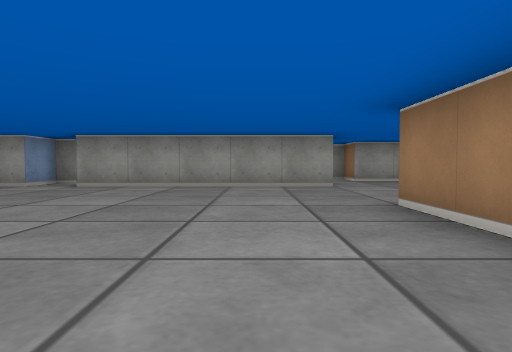
[1] (above)

24 first-person views from a walk through a cub3D ray-caster map. The camera is about half as high as the walls, tilts 2° down and sees 75° across. The floor is counted in squares. Each view is taken from the middle of a square. On the plan, view 1 faces up. The plan holds only what a view shows up to about 9 squares ahead; the rest is blank. The place goes on beyond the plan.

[2]
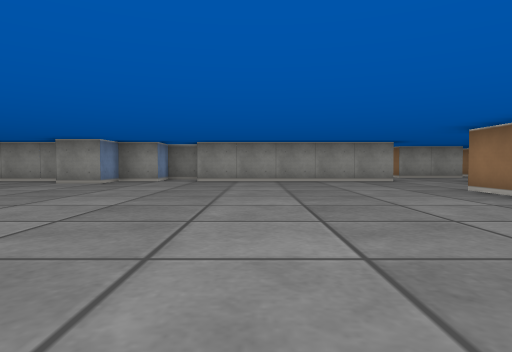

[3]
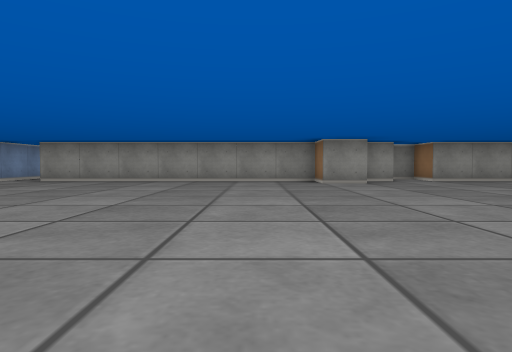

[4]
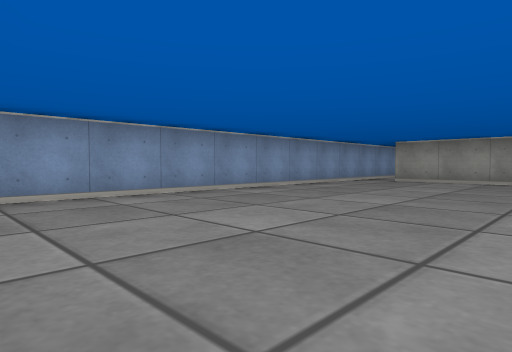

[5]
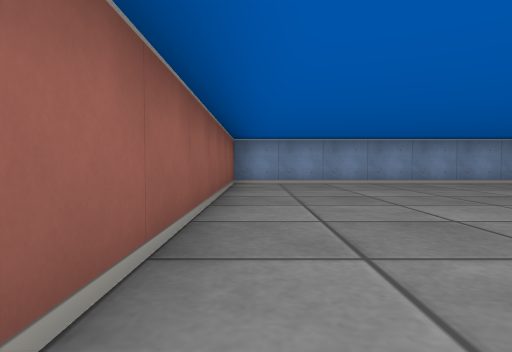

[6]
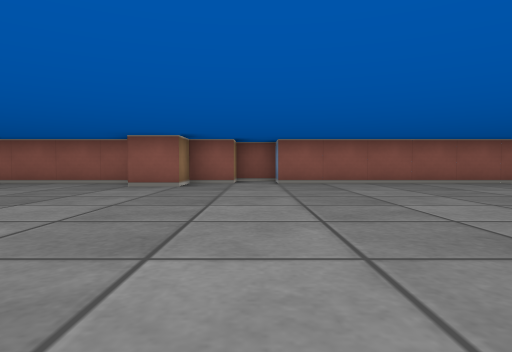

[7]
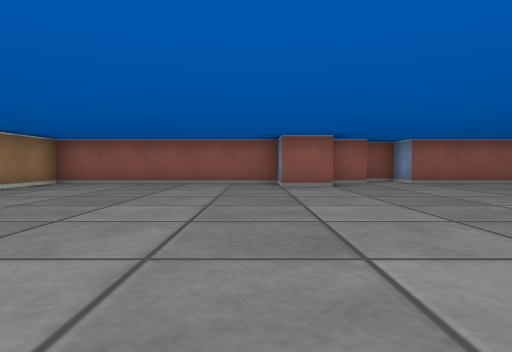

[8]
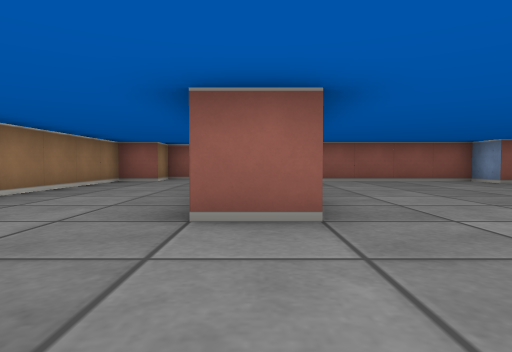

[9]
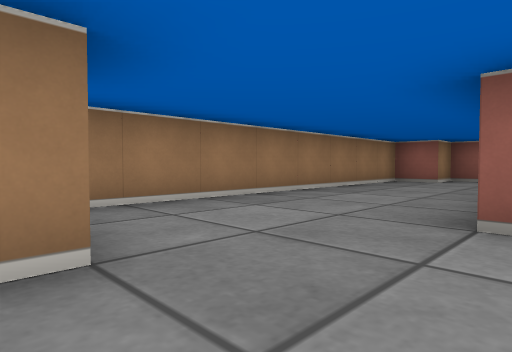

[10]
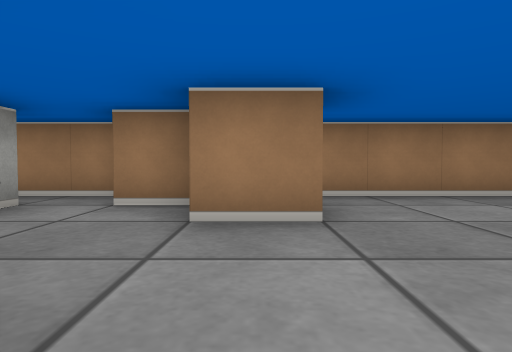

[11]
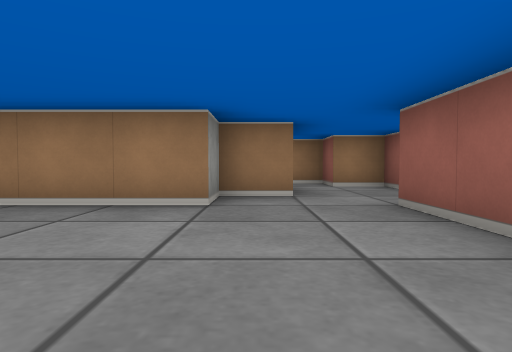

[12]
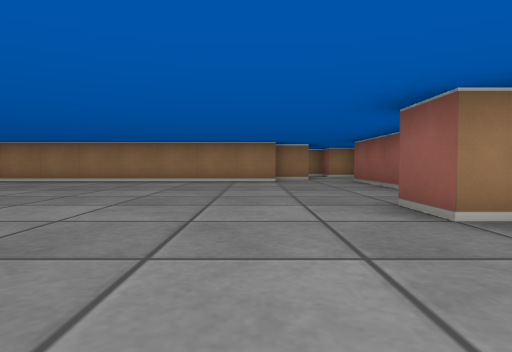

[13]
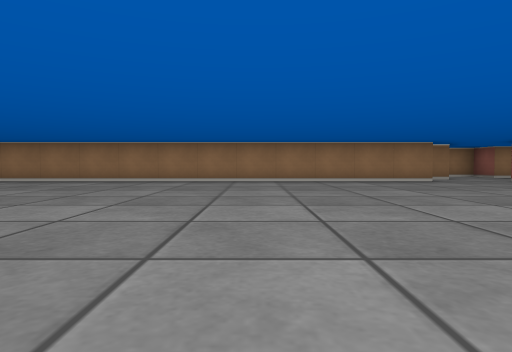

[14]
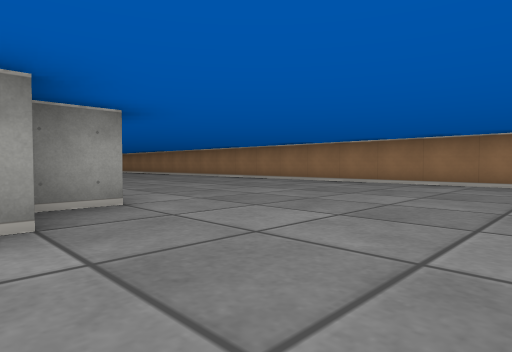

[15]
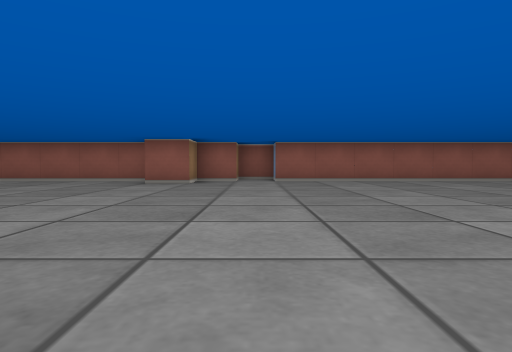

[16]
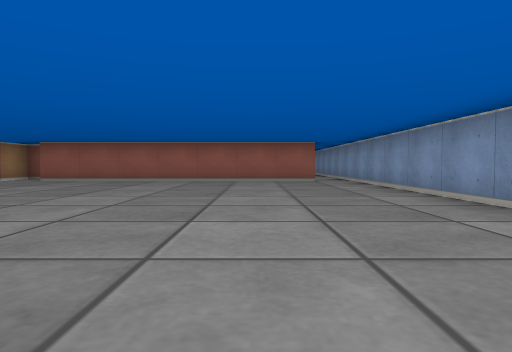

[17]
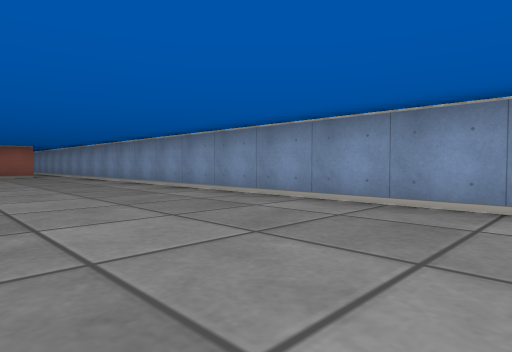

[18]
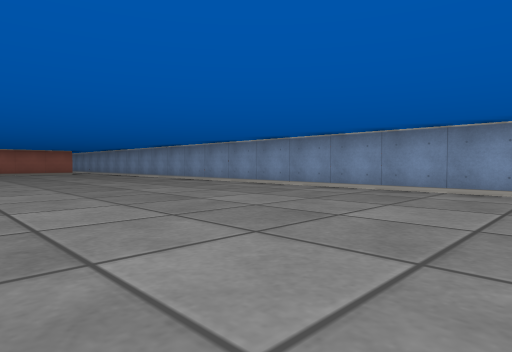

[19]
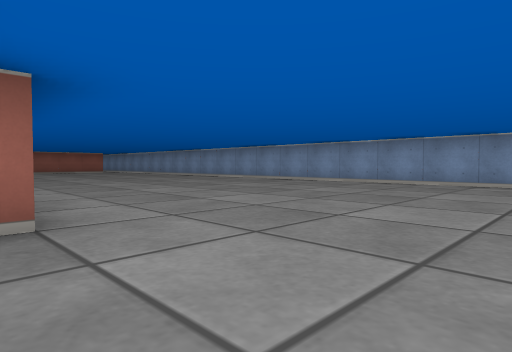

[20]
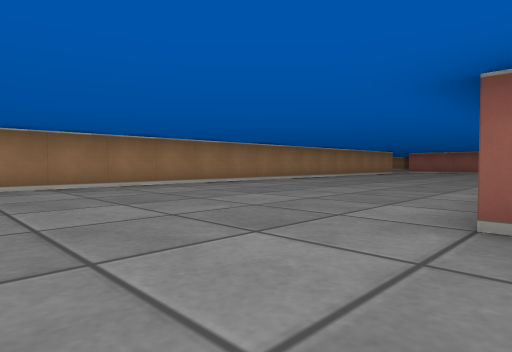

[21]
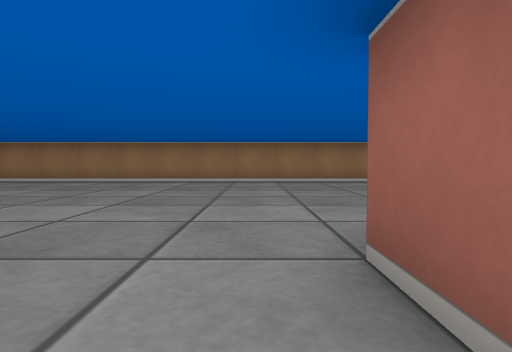

[22]
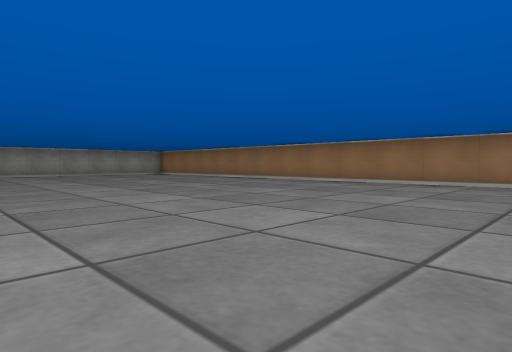

[23]
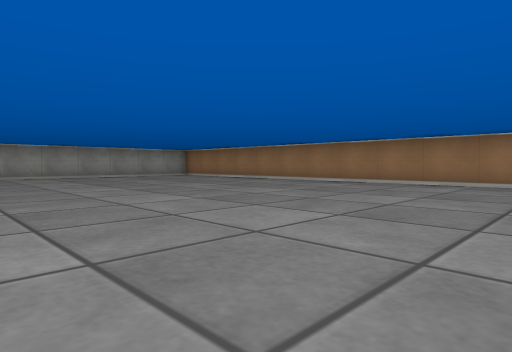

[24]
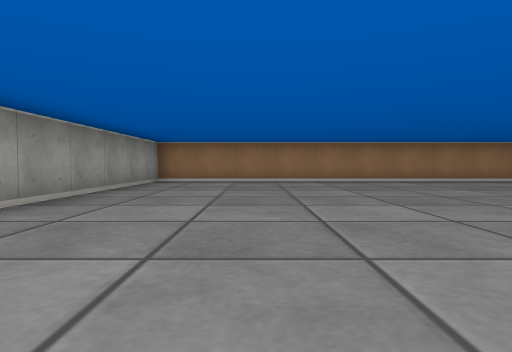

### Floor plan
Points are (right, up) in squares from view 1. A wall is a line through its corners. A room is listed if a view was taken in it or the views show most of it. See-through windows are left out.
Room 1 (views 1, 2, 3, 4, 5, 6, 7, 8, 9, 10)
walls: (1.5, 1.9) (1.5, 3.5) (2.5, 3.5); (-4.5, 6.5) (-5.5, 6.5) (-5.5, 5.5) (-6.5, 5.5) (-6.5, 6.5) (-13.5, 6.5); (-4, 7.5) (-4.5, 7.5); (1.6, 6.5) (-3.5, 6.5); (3.9, -3.5) (4.5, -3.5) (4.5, -2.5) (5.5, -2.5) (5.5, 5.1); (3.5, 5.4) (3.5, 6.5); (-14.5, 6.4) (-14.5, -2.5) (-6.5, -2.5) (-6.5, -3.5) (-5.5, -3.5) (-5.5, -2.5) (-4.5, -2.5) (-4.5, -1.5) (-3.5, -1.5) (-3.5, -2.5) (1.5, -2.5) (1.5, -0.8)
ways out: opening at (-14, 7) to room 2; opening at (2.5, 7) to room 2
Room 2 (views 11, 12, 13, 14, 15, 16, 17, 18, 19, 20, 21, 22, 23, 24)
walls: (-6.4, 23.5) (-5.5, 23.5); (-4.4, 19.5) (-5.4, 19.5); (-14.5, 24.1) (-14.5, 6.4); (-5.5, 7.5) (-4.5, 7.5) (-4.5, 8.5) (-3.5, 8.5); (-3.2, 7.5) (1.5, 7.5); (-13.5, 7.5) (-6.5, 7.5); (3.5, 8.5) (2.5, 8.5) (2.5, 9.5) (1.5, 9.5) (1.5, 39.5) (-3.8, 39.5); (4.5, 6.5) (4.5, 7.5)
ways out: opening at (-14, 7) to room 1; opening at (2.5, 7) to room 1; opening at (4, 8)

Where each view was taken, in squares from view 1:
view 1: 0 up, 0 right, facing up
view 2: 2 down, 2 left, facing up
view 3: 2 down, 8 left, facing up
view 4: 2 down, 10 left, facing up-left
view 5: 2 down, 7 left, facing left
view 6: 5 up, 6 left, facing down
view 7: 5 up, 3 left, facing down
view 8: 6 up, 2 right, facing down
view 9: 6 up, 2 right, facing down-right
view 10: 6 up, 1 right, facing right
view 11: 9 up, 2 left, facing right
view 12: 10 up, 7 left, facing right
view 13: 14 up, 7 left, facing right
view 14: 16 up, 6 left, facing up-right
view 15: 16 up, 6 left, facing down
view 16: 16 up, 12 left, facing down
view 17: 20 up, 11 left, facing down-left
view 18: 23 up, 9 left, facing down-left
view 19: 25 up, 7 left, facing down-left
view 20: 25 up, 5 left, facing down-right
view 21: 24 up, 7 left, facing right
view 22: 26 up, 6 left, facing up-right
view 23: 28 up, 6 left, facing up-right
view 24: 37 up, 7 left, facing right
